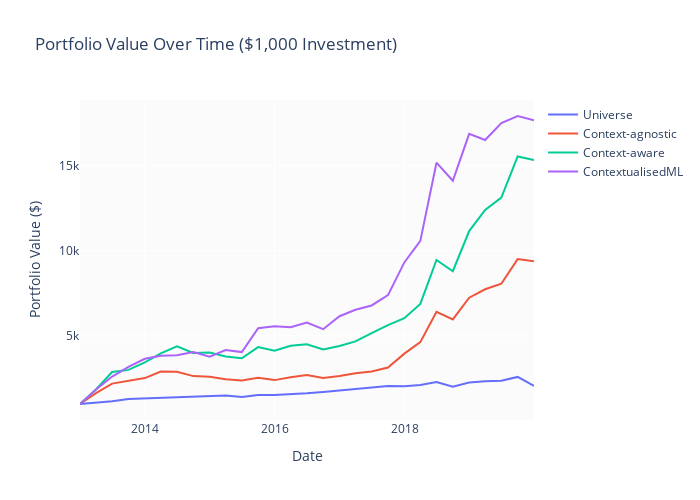

This figure's notebook cell:
### Code cell
import plotly.graph_objects as go

# Assuming you have a dataframe 'df_avg' with columns 'datadate', 'baseline_portfolio', and 'top_10'

# Create initial row
initial_row = {
    'datadate': pd.to_datetime('2012-12-31'),
    'baseline': 0,
    'top_10_agnostic': 0,
    'top_10': 0,
    'top_10_context': 0,
    'top_10_ideal': 0,
}

# Convert to DataFrame and concatenate
initial_df = pd.DataFrame([initial_row])
df_avg = pd.concat([initial_df, df_avg], ignore_index=True)

# Recalculate cumulative returns from scratch
for col in ['baseline', 'top_10_agnostic', 'top_10', 'top_10_context', 'top_10_ideal']:
    df_avg[f'{col}_cum_return'] = (1 + df_avg[col]).cumprod()
    df_avg[f'{col}_value'] = 1000 * df_avg[f'{col}_cum_return']


# Calculate the cumulative return for both portfolios
df_avg['baseline_cum_return'] = (1 + df_avg['baseline']).cumprod()
df_avg['top_10_a_cum_return'] = (1 + df_avg['top_10_agnostic']).cumprod()
df_avg['top_10_cum_return'] = (1 + df_avg['top_10']).cumprod()
df_avg['top_10_context_cum_return'] = (1 + df_avg['top_10_context']).cumprod()
df_avg['top_10_ideal_cum_return'] = (1 + df_avg['top_10_ideal']).cumprod()

# Calculate the value over time of a $1,000 investment
initial_investment = 1000
df_avg['baseline_value'] = initial_investment * df_avg['baseline_cum_return']
df_avg['top_10_a_value'] = initial_investment * df_avg['top_10_a_cum_return']
df_avg['top_10_value'] = initial_investment * df_avg['top_10_cum_return']
df_avg['top_10_context_value'] = initial_investment * df_avg['top_10_context_cum_return']
df_avg['top_10_ideal_value'] = initial_investment * df_avg['top_10_ideal_cum_return']

# Create the plot
fig = go.Figure()

# Add baseline portfolio trace
fig.add_trace(go.Scatter(x=df_avg['datadate'], y=df_avg['baseline_value'],
                         mode='lines', name='Universe'))

# Add baseline portfolio trace
fig.add_trace(go.Scatter(x=df_avg['datadate'], y=df_avg['top_10_a_value'],
                         mode='lines', name='Context-agnostic'))

# Add top_10 portfolio trace
fig.add_trace(go.Scatter(x=df_avg['datadate'], y=df_avg['top_10_value'],
                         mode='lines', name='Context-aware'))

fig.add_trace(go.Scatter(x=df_avg['datadate'], y=df_avg['top_10_context_value'],
                         mode='lines', name='ContextualisedML'))

# Update the layout
fig.update_layout(
    title='Portfolio Value Over Time ($1,000 Investment)',
    xaxis_title='Date',
    yaxis_title='Portfolio Value ($)',
    width=700,   # make the plot narrower
    height=500   # optionally make it taller

)

# Show the plot
fig.show()

### Figure 1 — Plotly figure (JSON) as saved in the notebook; plotly's stock layout.template omitted (floating-point values rounded to 4 significant figures)
{"data": [{"mode": "lines", "name": "Universe", "type": "scatter", "x": ["2012-12-31T00:00:00", "2013-03-31", "2013-06-30", "2013-09-30", "2013-12-31", "2014-03-31", "2014-06-30", "2014-09-30", "2014-12-31", "2015-03-31", "2015-06-30", "2015-09-30", "2015-12-31", "2016-03-31", "2016-06-30", "2016-09-30", "2016-12-31", "2017-03-31", "2017-06-30", "2017-09-30", "2017-12-31", "2018-03-31", "2018-06-30", "2018-09-30", "2018-12-31", "2019-03-31", "2019-06-30", "2019-09-30", "2019-12-31"], "y": [1000, 1077.0, 1166.0, 1289.0, 1328.0, 1369.0, 1399.0, 1457.0, 1477.0, 1505.0, 1419.0, 1533.0, 1532.0, 1568.0, 1626.0, 1699.0, 1787.0, 1869.0, 1959.0, 2052.0, 2049.0, 2119.0, 2285.0, 2015.0, 2262.0, 2344.0, 2370.0, 2591.0, 2065.0]}, {"mode": "lines", "name": "Context-agnostic", "type": "scatter", "x": ["2012-12-31T00:00:00", "2013-03-31", "2013-06-30", "2013-09-30", "2013-12-31", "2014-03-31", "2014-06-30", "2014-09-30", "2014-12-31", "2015-03-31", "2015-06-30", "2015-09-30", "2015-12-31", "2016-03-31", "2016-06-30", "2016-09-30", "2016-12-31", "2017-03-31", "2017-06-30", "2017-09-30", "2017-12-31", "2018-03-31", "2018-06-30", "2018-09-30", "2018-12-31", "2019-03-31", "2019-06-30", "2019-09-30", "2019-12-31"], "y": [1000, 1643.0, 2197.0, 2376.0, 2522.0, 2904.0, 2896.0, 2640.0, 2606.0, 2456.0, 2386.0, 2539.0, 2404.0, 2574.0, 2706.0, 2523.0, 2643.0, 2807.0, 2914.0, 3144.0, 3959.0, 4638.0, 6419.0, 5970.0, 7246.0, 7743.0, 8069.0, 9515.0, 9385.0]}, {"mode": "lines", "name": "Context-aware", "type": "scatter", "x": ["2012-12-31T00:00:00", "2013-03-31", "2013-06-30", "2013-09-30", "2013-12-31", "2014-03-31", "2014-06-30", "2014-09-30", "2014-12-31", "2015-03-31", "2015-06-30", "2015-09-30", "2015-12-31", "2016-03-31", "2016-06-30", "2016-09-30", "2016-12-31", "2017-03-31", "2017-06-30", "2017-09-30", "2017-12-31", "2018-03-31", "2018-06-30", "2018-09-30", "2018-12-31", "2019-03-31", "2019-06-30", "2019-09-30", "2019-12-31"], "y": [1000, 1852.0, 2877.0, 3006.0, 3451.0, 3973.0, 4386.0, 3998.0, 4023.0, 3792.0, 3684.0, 4344.0, 4135.0, 4428.0, 4511.0, 4206.0, 4406.0, 4679.0, 5170.0, 5634.0, 6042.0, 6879.0, 9465.0, 8803.0, 11160.0, 12400.0, 13130.0, 15550.0, 15330.0]}, {"mode": "lines", "name": "ContextualisedML", "type": "scatter", "x": ["2012-12-31T00:00:00", "2013-03-31", "2013-06-30", "2013-09-30", "2013-12-31", "2014-03-31", "2014-06-30", "2014-09-30", "2014-12-31", "2015-03-31", "2015-06-30", "2015-09-30", "2015-12-31", "2016-03-31", "2016-06-30", "2016-09-30", "2016-12-31", "2017-03-31", "2017-06-30", "2017-09-30", "2017-12-31", "2018-03-31", "2018-06-30", "2018-09-30", "2018-12-31", "2019-03-31", "2019-06-30", "2019-09-30", "2019-12-31"], "y": [1000, 1852.0, 2612.0, 3185.0, 3657.0, 3833.0, 3868.0, 4051.0, 3785.0, 4171.0, 4052.0, 5455.0, 5574.0, 5509.0, 5790.0, 5398.0, 6158.0, 6541.0, 6792.0, 7401.0, 9321.0, 10590.0, 15180.0, 14120.0, 16870.0, 16510.0, 17520.0, 17930.0, 17680.0]}], "layout": {"height": 500, "title": {"text": "Portfolio Value Over Time ($1,000 Investment)"}, "width": 700, "xaxis": {"title": {"text": "Date"}}, "yaxis": {"title": {"text": "Portfolio Value ($)"}}}}
